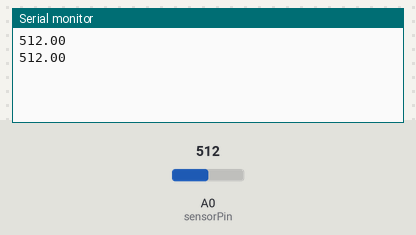
A sketch run on a simulated Arduino Uno, built with avr-gcc and run on an emulated ATmega328P. Parts: the last lines printed to the serial monitor. The test bench sets the inputs (shaded band); at power-on: A0 (sensorPin) = 512.

Above: at 2.8 s.
2.9 s: A0 (sensorPin) set to 716
At 4.4 s:
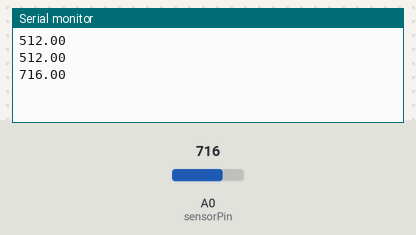
5.6 s: A0 (sensorPin) set to 900
At 7.2 s:
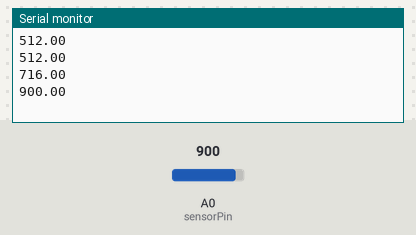
Timing chart, 0 to 8.7 s (numbered marks = the images above; inputs shaded):
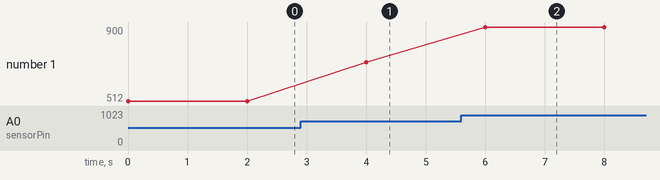

The sketch:

LM35_Sensor.ino
```cpp
#define sensorPin A0


void setup(){
  Serial.begin(9600);
  pinMode(sensorPin, INPUT);
  }

void loop(){
  float sensorValue = analogRead(sensorPin);
  Serial.println(sensorValue);
  delay(2000);
  }
```

Measured:
- after the input at 2.9 s, the serial monitor: prints a new line after 1.1 s (image 1)
- after the input at 5.6 s, the serial monitor: prints a new line after 0.40 s (image 2)
- plotted number 1: 512 → 716 after the input at 2.9 s, 716 → 900 after the input at 5.6 s
